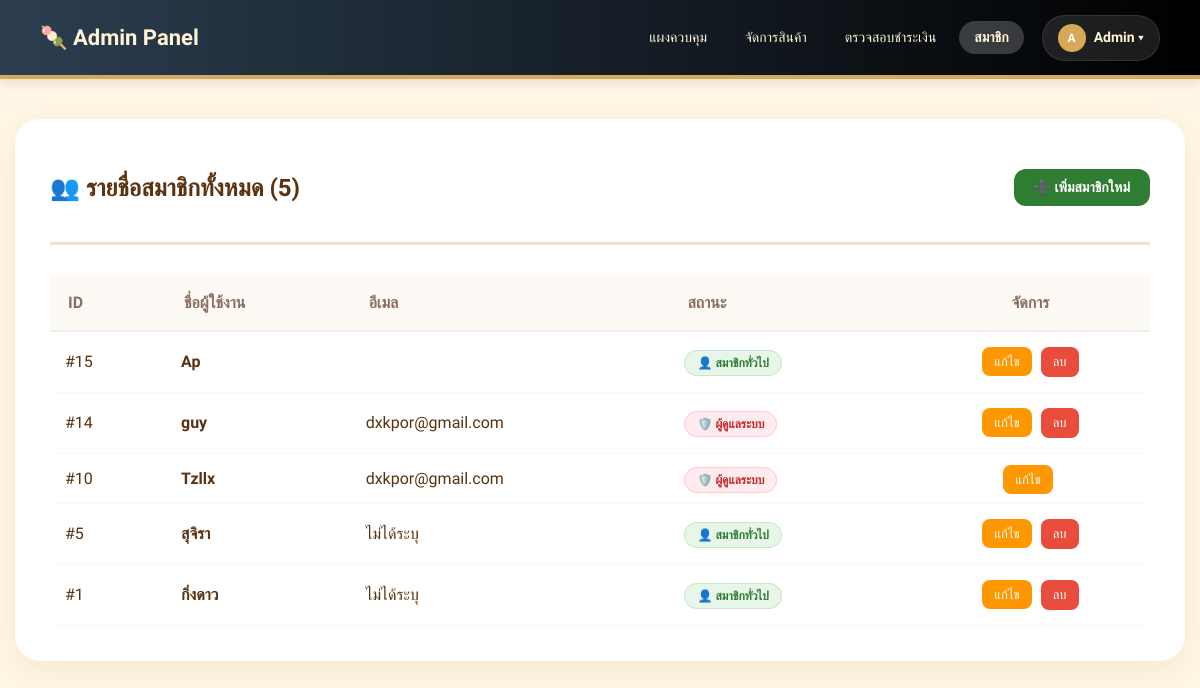
Screenshot of /admin/admin_member.php (signed in) with the database file from the repository.
### tables this page shows
CREATE TABLE `users` (
  `id` int(11) NOT NULL,
  `username` varchar(50) NOT NULL,
  `email` varchar(255) DEFAULT NULL,
  `phone` varchar(20) DEFAULT NULL,
  `address` text DEFAULT NULL,
  `profile_img` varchar(255) DEFAULT NULL,
  `password` varchar(255) NOT NULL,
  `created_at` timestamp NOT NULL DEFAULT current_timestamp(),
  `role` enum('admin','user') NOT NULL DEFAULT 'user',
  `last_active` datetime DEFAULT current_timestamp()
);

### admin/admin_member.php (the view, shortened to what this page needs)
<?php
require_once "../db.php";
$current_page = basename($_SERVER['PHP_SELF']);
$members = [];
try {
    $sql = "SELECT id, username, email, role FROM users ORDER BY id DESC";
    $stmt = $pdo->query($sql);
    $members = $stmt->fetchAll(PDO::FETCH_ASSOC);
} catch (PDOException $e) { $members = []; }
?>
<!DOCTYPE html>
<html lang="th">
<head>
</head>
<body>
<header class="navbar">
    <a href="index_admin.php" class="logo">🍡 Admin Panel</a>
    <nav>
        <a href="index_admin.php" class="<?= ($current_page == 'index_admin.php') ? 'active-nav' : '' ?>">แผงควบคุม</a>
        <a href="admin_products.php" class="<?= ($current_page == 'admin_products.php') ? 'active-nav' : '' ?>">จัดการสินค้า</a>
        <a href="admin_approve_payment.php" class="<?= ($current_page == 'admin_approve_payment.php') ? 'active-nav' : '' ?>">
            ตรวจสอบชำระเงิน
        </a>
        <a href="admin_member.php" class="<?= (in_array($current_page, ['admin_member.php', 'add_member.php', 'edit_member.php'])) ? 'active-nav' : '' ?>">สมาชิก</a>
        <div class="user-menu-container">
            <div class="user-trigger" id="adminBtn">
                <div style="width: 28px; height: 28px; background: #d6a85a; border-radius: 50%; display: flex; align-items: center; justify-content: center; color: white; font-weight: bold; font-size: 12px;">A</div>
                <span><strong>Admin</strong> ▾</span>
            </div>
        </div>
    </nav>
</header>
<div class="container">
    <div class="header-flex">
        <div>
            <h2>👥 รายชื่อสมาชิกทั้งหมด (<?= count($members) ?>)</h2>
        </div>
        <a href="add_member.php" class="btn-create">➕ เพิ่มสมาชิกใหม่</a>
    </div>
    <div style="overflow-x: auto;">
        <table class="member-table">
            <thead>
                <tr>
                    <th width="80">ID</th>
                    <th>ชื่อผู้ใช้งาน</th>
                    <th>อีเมล</th>
                    <th>สถานะ</th>
                    <th style="text-align: center;">จัดการ</th>
                </tr>
            </thead>
            <tbody>
                <?php foreach ($members as $m): ?>
                <tr>
                    <td>#<?= $m['id'] ?></td>
                    <td><strong><?= htmlspecialchars($m['username']) ?></strong></td>
                    <td><?= htmlspecialchars($m['email'] ?? 'ไม่ได้ระบุ') ?></td>
                    <td>
                        <span class="role-badge <?= $m['role'] == 'admin' ? 'role-admin' : 'role-user' ?>">
                            <?= $m['role'] == 'admin' ? '🛡️ ผู้ดูแลระบบ' : '👤 สมาชิกทั่วไป' ?>
                        </span>
                    </td>
                    <td style="text-align: center;">
                        <a href="edit_member.php?id=<?= $m['id'] ?>" class="btn-edit">แก้ไข</a>
                        <?php if($m['id'] != $_SESSION['user_id']): ?>
                            <button onclick="confirmDelete(<?= $m['id'] ?>, '<?= htmlspecialchars($m['username']) ?>')" class="btn-delete">ลบ</button>
                        <?php endif; ?>
                    </td>
                </tr>
                <?php endforeach; ?>
            </tbody>
        </table>
    </div>
</div>
</body>
</html>

### admin/admin_member.php (style rules this page uses)
body { margin: 0; font-family: 'Sarabun', sans-serif; background: #fff6e5; color: #5a320f; }
.navbar { display: flex; justify-content: space-between; align-items: center; padding: 0 40px; height: 75px; background: linear-gradient(90deg, #2c3e50, #000000); border-bottom: 4px solid #d6a85a; position: sticky; top: 0; z-index: 1000; box-shadow: 0 4px 10px rgba(0,0,0,0.1); }
.navbar .logo { font-size: 22px; font-weight: bold; color: #fff3d6; text-decoration: none; }
.navbar nav { display: flex; align-items: center; gap: 8px; }
.navbar nav a { text-decoration: none; color: #fff3d6; padding: 8px 15px; border-radius: 20px; transition: 0.3s; font-size: 14px; }
.active-nav { background: rgba(255, 255, 255, 0.2) !important; font-weight: 600; }
.user-menu-container { position: relative; display: inline-block; margin-left: 10px; }
.user-trigger { color: #fff3d6; cursor: pointer; padding: 8px 15px; border-radius: 25px; display: flex; align-items: center; gap: 8px; background: rgba(255, 255, 255, 0.1); font-size: 14px; transition: 0.3s; border: 1px solid rgba(255, 255, 255, 0.1); }
.container { max-width: 1100px; margin: 40px auto; background: white; padding: 35px; border-radius: 25px; box-shadow: 0 10px 30px rgba(169, 106, 45, 0.1); }
.header-flex { display: flex; justify-content: space-between; align-items: center; margin-bottom: 30px; border-bottom: 3px solid #f0e0d0; padding-bottom: 20px; }
.btn-create { background: #2e7d32; color: white !important; padding: 10px 20px; border-radius: 12px; text-decoration: none; font-weight: bold; display: inline-flex; align-items: center; gap: 8px; transition: 0.3s; font-size: 14px; }
.member-table { width: 100%; border-collapse: collapse; }
.member-table th { background: #fdfaf5; color: #8d6e63; padding: 18px; text-align: left; border-bottom: 2px solid #eee; }
.member-table td { padding: 15px; border-bottom: 1px solid #f9f9f9; }
.role-badge { padding: 5px 12px; border-radius: 20px; font-size: 12px; font-weight: bold; }
.role-admin { background: #ffebee; color: #c62828; border: 1px solid #ffcdd2; }
.role-user { background: #e8f5e9; color: #2e7d32; border: 1px solid #c8e6c9; }
.btn-edit { background: #ff9800; color: white !important; padding: 7px 12px; border-radius: 8px; text-decoration: none; font-size: 13px; transition: 0.3s; margin-right: 5px; }
.btn-delete { background: #e74c3c; color: white !important; padding: 7px 12px; border-radius: 8px; text-decoration: none; font-size: 13px; transition: 0.3s; border: none; cursor: pointer; }

### rows the page displays
users: id "15", username "Ap", role "👤 สมาชิกทั่วไป"
users: id "14", username "guy", email "dxkpor@gmail.com", role "🛡️ ผู้ดูแลระบบ"
users: id "10", username "Tzllx", email "dxkpor@gmail.com", role "🛡️ ผู้ดูแลระบบ"
users: id "5", username "สุจิรา", email "ไม่ได้ระบุ", role "👤 สมาชิกทั่วไป"
users: id "1", username "กิ่งดาว", email "ไม่ได้ระบุ", role "👤 สมาชิกทั่วไป"

### other values shown
count($members) "5"
